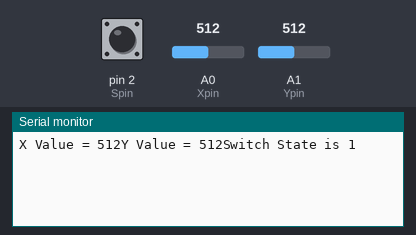
This sketch was run on a simulated Arduino Uno, built with avr-gcc and run on an emulated ATmega328P. On the bench: the last lines printed to the serial monitor. Inputs (shaded band) come from the test bench; at power-on: A0 (Xpin) = 512, A1 (Ypin) = 512, pin 2 (Spin) HIGH.

Above: at 1.8 s.
1.9 s: A0 (Xpin) set to 716
At 2.6 s:
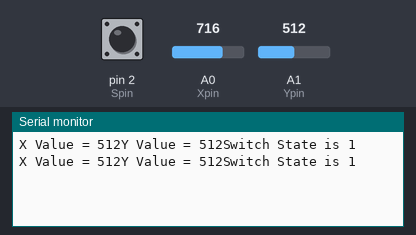
3.4 s: A1 (Ypin) set to 716
At 4.7 s:
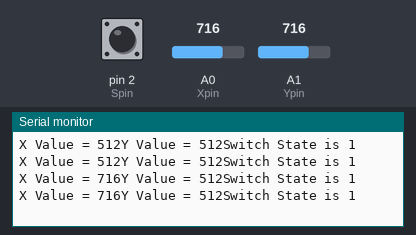
4.9 s: pin 2 (Spin) pulled LOW for 1.2 s
At 6.8 s:
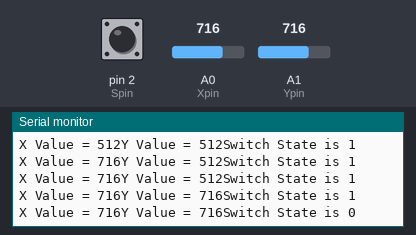
7.6 s: A0 (Xpin) set to 900
At 8.6 s:
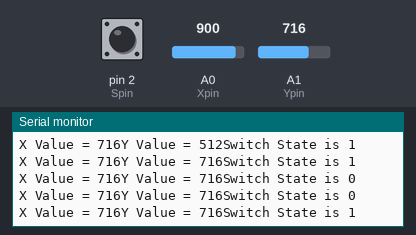
9.1 s: A1 (Ypin) set to 900
At 9.1 s:
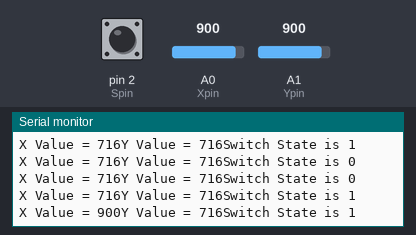
10.6 s: pin 2 (Spin) pulled LOW for 1.2 s
At 12.8 s:
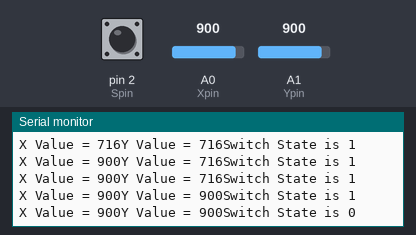
Timing chart, 0 to 14.3 s (numbered marks = the images above; inputs shaded):
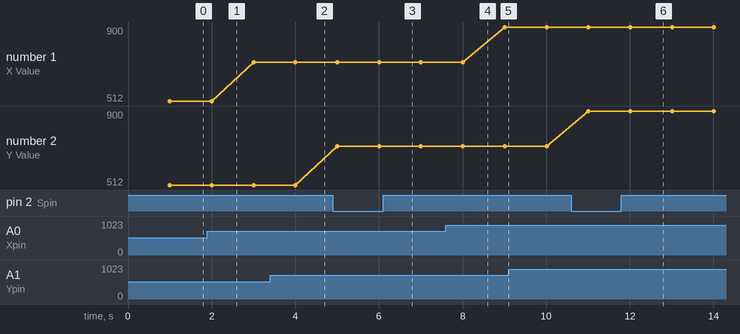

Measured:
- after the input at 4.9 s, the serial monitor: prints a new line after 1.1 s (image 3)
- after the input at 10.6 s, the serial monitor: prints a new line after 1.4 s (image 6)
- plotted number 1: 512 → 716 after the input at 1.9 s, 716 → 900 after the input at 7.6 s

The sketch:

L32_JoyStick.ino
```cpp
int Xpin=A0;
int Ypin=A1;
int Spin=2;
int Xval;
int Yval;
int Sval;
int dt=1000;

  void setup() {
  // put your setup code here, to run once:
  Serial.begin(9600);
  pinMode(Xpin,INPUT);
  pinMode(Ypin,INPUT);
  pinMode(Spin,INPUT);
  digitalWrite(Spin,HIGH);

}

void loop() {
  // put your main code here, to run repeatedly:
  Xval=analogRead(Xpin);
  Yval=analogRead(Ypin);
  Sval=digitalRead(Spin);
  delay(dt);

  Serial.print("X Value = ");
  Serial.print(Xval);

  Serial.print("Y Value = ");
  Serial.print(Yval);

  Serial.print("Switch State is ");
  Serial.println(Sval);

}
```
